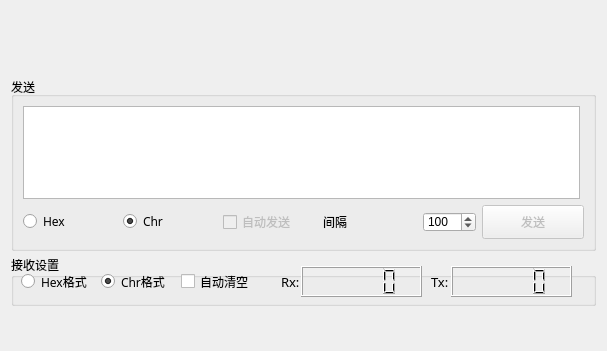
   <widget class="QWidget" name="verticalLayoutWidget">
    <property name="geometry">
     <rect>
      <x>160</x>
      <y>300</y>
      <width>587</width>
      <height>351</height>
     </rect>
    </property>
    <layout class="QVBoxLayout" name="verticalLayout">
     <item>
      <widget class="QGroupBox" name="senderGB_1">
       <property name="minimumSize">
        <size>
         <width>585</width>
         <height>174</height>
        </size>
       </property>
       <property name="maximumSize">
        <size>
         <width>360</width>
         <height>105</height>
        </size>
       </property>
       <property name="title">
        <string>发送</string>
       </property>
       <layout class="QGridLayout" name="gridLayout">
        <item row="2" column="0">
         <layout class="QHBoxLayout" name="SBLayout_1">
          <item>
           <widget class="QRadioButton" name="hexRB_1">
            <property name="font">
             <font>
              <family>微软雅黑</family>
             </font>
            </property>
            <property name="text">
             <string>Hex</string>
            </property>
            <property name="checked">
             <bool>false</bool>
            </property>
           </widget>
          </item>
          <item>
           <widget class="QRadioButton" name="chrRB_1">
            <property name="font">
             <font>
              <family>微软雅黑</family>
             </font>
            </property>
            <property name="text">
             <string>Chr</string>
            </property>
            <property name="checked">
             <bool>true</bool>
            </property>
           </widget>
          </item>
          <item>
           <widget class="QCheckBox" name="autoSendCB_1">
            <property name="enabled">
             <bool>false</bool>
            </property>
            <property name="text">
             <string>自动发送</string>
            </property>
           </widget>
          </item>
          <item>
           <widget class="QLabel" name="intervalLabel_1">
            <property name="text">
             <string>间隔</string>
            </property>
           </widget>
          </item>
          <item>
           <widget class="QSpinBox" name="intervalSB_1">
            <property name="minimumSize">
             <size>
              <width>53</width>
              <height>20</height>
             </size>
            </property>
            <property name="maximumSize">
             <size>
              <width>53</width>
              <height>20</height>
             </size>
            </property>
            <property name="minimum">
             <number>1</number>
            </property>
            <property name="maximum">
             <number>10000</number>
            </property>
            <property name="value">
             <number>100</number>
            </property>
           </widget>
          </item>
         </layout>
        </item>
        <item row="2" column="1">
         <widget class="QPushButton" name="sendButton_1">
          <property name="enabled">
           <bool>false</bool>
          </property>
          <property name="minimumSize">
           <size>
            <width>102</width>
            <height>34</height>
           </size>
          </property>
          <property name="statusTip">
           <string>send</string>
          </property>
          <property name="text">
           <string>发送</string>
          </property>
          <property name="icon">
           <iconset>
            <normaloff>images/send.png</normaloff>images/send.png</iconset>
          </property>
         </widget>
        </item>
        <item row="1" column="0">
         <widget class="QTextEdit" name="senderTextEdit_1">
          <property name="minimumSize">
           <size>
            <width>557</width>
            <height>72</height>
           </size>
          </property>
          <property name="maximumSize">
           <size>
            <width>340</width>
            <height>96</height>
           </size>
          </property>
         </widget>
        </item>
       </layout>
      </widget>
     </item>
     <item>
      <widget class="QGroupBox" name="groupBox">
       <property name="maximumSize">
        <size>
         <width>617</width>
         <height>51</height>
        </size>
       </property>
       <property name="font">
        <font>
         <family>Adobe Arabic</family>
         <pointsize>9</pointsize>
        </font>
       </property>
       <property name="title">
        <string>接收设置</string>
       </property>
       <widget class="QRadioButton" name="hexReceive">
        <property name="geometry">
         <rect>
          <x>10</x>
          <y>11</y>
          <width>71</width>
          <height>31</height>
         </rect>
        </property>
        <property name="font">
         <font>
          <family>微软雅黑</family>
          <pointsize>9</pointsize>
         </font>
        </property>
        <property name="text">
         <string>Hex格式</string>
        </property>
        <property name="checked">
         <bool>false</bool>
        </property>
       </widget>
       <widget class="QRadioButton" name="chrReceive">
        <property name="geometry">
         <rect>
          <x>90</x>
          <y>11</y>
          <width>71</width>
          <height>31</height>
         </rect>
        </property>
        <property name="font">
         <font>
          <family>微软雅黑</family>
          <pointsize>9</pointsize>
         </font>
        </property>
        <property name="text">
         <string>Chr格式</string>
        </property>
        <property name="checked">
         <bool>true</bool>
        </property>
       </widget>
       <widget class="QLCDNumber" name="TxLCD">
        <property name="geometry">
         <rect>
          <x>290</x>
          <y>11</y>
          <width>121</width>
          <height>31</height>
         </rect>
        </property>
       </widget>
       <widget class="QLCDNumber" name="RxLCD">
        <property name="geometry">
         <rect>
          <x>440</x>
          <y>11</y>
          <width>121</width>
          <height>31</height>
         </rect>
        </property>
       </widget>
       <widget class="QLabel" name="RxLabel">
        <property name="geometry">
         <rect>
          <x>270</x>
          <y>11</y>
          <width>31</width>
          <height>31</height>
         </rect>
        </property>
        <property name="font">
         <font>
          <family>微软雅黑</family>
          <pointsize>10</pointsize>
         </font>
        </property>
        <property name="text">
         <string>Rx:</string>
        </property>
       </widget>
       <widget class="QLabel" name="TxLabel">
        <property name="geometry">
         <rect>
          <x>420</x>
          <y>11</y>
          <width>31</width>
          <height>31</height>
         </rect>
        </property>
        <property name="font">
         <font>
          <family>微软雅黑</family>
          <pointsize>10</pointsize>
         </font>
        </property>
        <property name="text">
         <string>Tx:</string>
        </property>
       </widget>
       <widget class="QCheckBox" name="autoClean">
        <property name="geometry">
         <rect>
          <x>170</x>
          <y>11</y>
          <width>101</width>
          <height>31</height>
         </rect>
        </property>
        <property name="font">
         <font>
          <family>微软雅黑</family>
         </font>
        </property>
        <property name="text">
         <string>自动清空</string>
        </property>
        <property name="checked">
         <bool>false</bool>
        </property>
        <property name="autoRepeat">
         <bool>false</bool>
        </property>
       </widget>
      </widget>
     </item>
    </layout>
   </widget>
